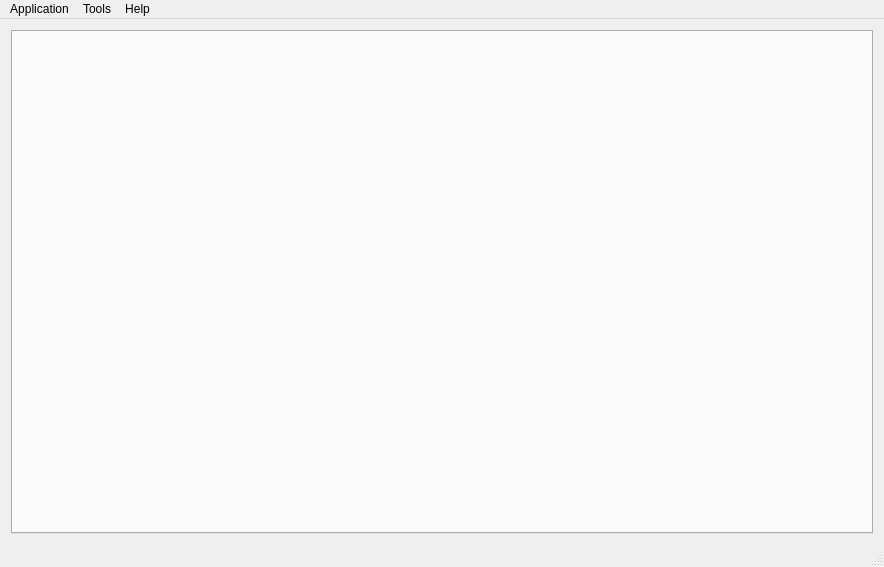
<?xml version="1.0" encoding="UTF-8"?>
<ui version="4.0">
 <class>MainWindow</class>
 <widget class="QMainWindow" name="MainWindow">
  <property name="geometry">
   <rect>
    <x>0</x>
    <y>0</y>
    <width>884</width>
    <height>567</height>
   </rect>
  </property>
  <property name="windowTitle">
   <string>Medicine Tracker</string>
  </property>
  <property name="documentMode">
   <bool>true</bool>
  </property>
  <widget class="QWidget" name="centralWidget">
   <layout class="QHBoxLayout" name="horizontalLayout">
    <item>
     <widget class="QTabWidget" name="mainTabs">
      <property name="currentIndex">
       <number>-1</number>
      </property>
     </widget>
    </item>
   </layout>
  </widget>
  <widget class="QMenuBar" name="menuBar">
   <property name="geometry">
    <rect>
     <x>0</x>
     <y>0</y>
     <width>884</width>
     <height>21</height>
    </rect>
   </property>
   <widget class="QMenu" name="menuMedicine_Track">
    <property name="title">
     <string>Application</string>
    </property>
    <addaction name="actionQuit"/>
   </widget>
   <widget class="QMenu" name="menuTools">
    <property name="title">
     <string>Tools</string>
    </property>
    <addaction name="actionOptions"/>
   </widget>
   <widget class="QMenu" name="menuHelp">
    <property name="title">
     <string>Help</string>
    </property>
   </widget>
   <addaction name="menuMedicine_Track"/>
   <addaction name="menuTools"/>
   <addaction name="menuHelp"/>
  </widget>
  <widget class="QStatusBar" name="statusBar"/>
  <action name="actionQuit">
   <property name="text">
    <string>Quit</string>
   </property>
   <property name="shortcut">
    <string>Ctrl+Q</string>
   </property>
  </action>
  <action name="actionOptions">
   <property name="text">
    <string>Options</string>
   </property>
  </action>
  <action name="reconnectAction">
   <property name="text">
    <string>Reconnect</string>
   </property>
   <property name="toolTip">
    <string>Reconnect to the database</string>
   </property>
  </action>
 </widget>
 <layoutdefault spacing="6" margin="11"/>
 <resources/>
 <connections>
  <connection>
   <sender>actionQuit</sender>
   <signal>activated()</signal>
   <receiver>MainWindow</receiver>
   <slot>close()</slot>
   <hints>
    <hint type="sourcelabel">
     <x>-1</x>
     <y>-1</y>
    </hint>
    <hint type="destinationlabel">
     <x>453</x>
     <y>258</y>
    </hint>
   </hints>
  </connection>
 </connections>
</ui>
